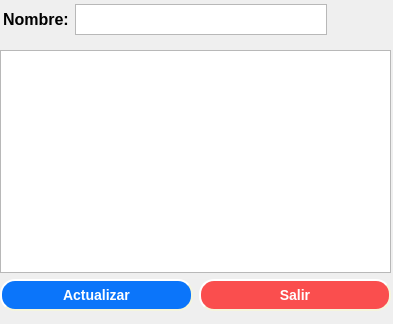
<?xml version="1.0" encoding="UTF-8"?>
<ui version="4.0">
 <class>ProfessorChangeDialog</class>
 <widget class="QDialog" name="ProfessorChangeDialog">
  <property name="geometry">
   <rect>
    <x>0</x>
    <y>0</y>
    <width>393</width>
    <height>324</height>
   </rect>
  </property>
  <property name="windowTitle">
   <string>Dialog</string>
  </property>
  <widget class="QWidget" name="layoutWidget">
   <property name="geometry">
    <rect>
     <x>0</x>
     <y>50</y>
     <width>391</width>
     <height>261</height>
    </rect>
   </property>
   <layout class="QVBoxLayout" name="verticalLayout">
    <item>
     <widget class="QTableWidget" name="grdAvailability">
      <property name="styleSheet">
       <string notr="true">QHeaderView::section {
    background-color: rgb(11, 117, 250);
    height: 32px;
	border-bottom-style: dotted;
}</string>
      </property>
     </widget>
    </item>
    <item>
     <layout class="QHBoxLayout" name="horizontalLayout_2">
      <item>
       <widget class="QPushButton" name="btnUpdate">
        <property name="styleSheet">
         <string notr="true">QPushButton {
      background-color: rgb(11, 117, 250);
	  border-style: outset;
	  border-width: 2px;
	  border-radius: 15px;
	  border-color: beige;
	  font: bold 14px;
	  color: white;
	  min-width: 10em;
	  padding: 6px;
 }


QPushButton:hover:!pressed
{
      background-color: rgb(3, 7, 128);
	  border-style: outset;
	  border-width: 2px;
	  border-radius: 15px;
	  border-color: beige;
	  font: bold 14px;
	  color: white;
	  min-width: 10em;
	  padding: 6px;
}
</string>
        </property>
        <property name="text">
         <string>Actualizar</string>
        </property>
       </widget>
      </item>
      <item>
       <widget class="QPushButton" name="btnExit">
        <property name="styleSheet">
         <string notr="true">QPushButton {
      background-color: rgb(250, 78, 78);
	  border-style: outset;
	  border-width: 2px;
	  border-radius: 15px;
	  border-color: beige;
	  font: bold 14px;
	  color: white;
	  min-width: 10em;
	  padding: 6px;
 }


QPushButton:hover:!pressed
{
      background-color: rgb(204, 0, 0);
	  border-style: outset;
	  border-width: 2px;
	  border-radius: 15px;
	  border-color: beige;
	  font: bold 14px;
	  color: white;
	  min-width: 10em;
	  padding: 6px;
}</string>
        </property>
        <property name="text">
         <string>Salir</string>
        </property>
       </widget>
      </item>
     </layout>
    </item>
   </layout>
  </widget>
  <widget class="QWidget" name="layoutWidget">
   <property name="geometry">
    <rect>
     <x>3</x>
     <y>4</y>
     <width>324</width>
     <height>31</height>
    </rect>
   </property>
   <layout class="QHBoxLayout" name="horizontalLayout">
    <item>
     <widget class="QLabel" name="lblName">
      <property name="font">
       <font>
        <pointsize>12</pointsize>
        <weight>75</weight>
        <bold>true</bold>
       </font>
      </property>
      <property name="text">
       <string>Nombre:</string>
      </property>
     </widget>
    </item>
    <item>
     <widget class="QTextEdit" name="txtName">
      <property name="font">
       <font>
        <pointsize>12</pointsize>
       </font>
      </property>
     </widget>
    </item>
   </layout>
  </widget>
 </widget>
 <resources/>
 <connections/>
</ui>
